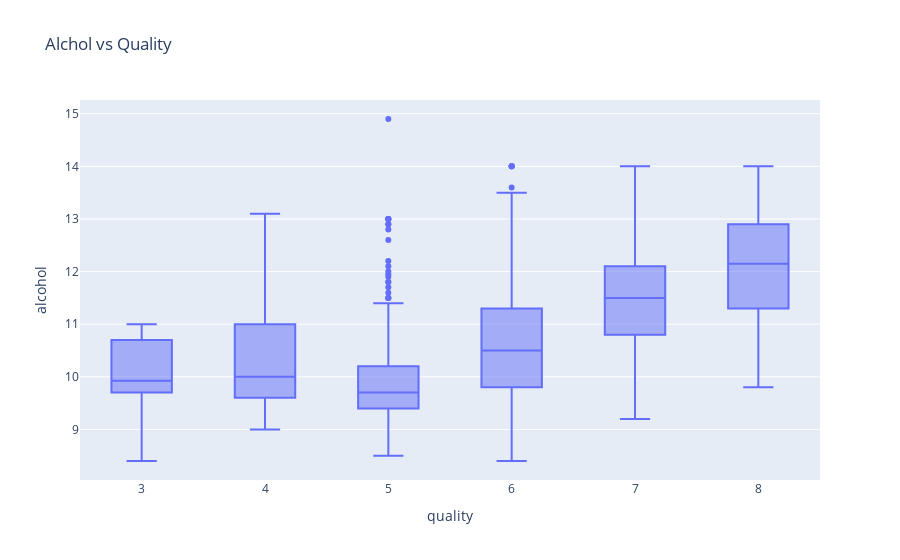

Notebook cell for this chart:
### Markdown cell above
Appears to be a bit skewed but overal, not a huge amount of problems.

### Code cell
px.box(red_wine_data,x="quality",y="alcohol",title="Alchol vs Quality")

### Figure 1 — Plotly figure (JSON) as saved in the notebook; plotly's stock layout.template omitted (floating-point values rounded to 4 significant figures; data arrays with more than 128 entries replaced by an {"elided": "..."} marker saying what was removed)
{"data": [{"alignmentgroup": "True", "hovertemplate": "quality=%{x}<br>alcohol=%{y}<extra></extra>", "legendgroup": "", "marker": {"color": "#636efa"}, "name": "", "notched": false, "offsetgroup": "", "orientation": "v", "showlegend": false, "type": "box", "x": {"elided": "1599 int values"}, "x0": " ", "xaxis": "x", "y": {"elided": "1599 float values"}, "y0": " ", "yaxis": "y"}], "layout": {"boxmode": "group", "legend": {"tracegroupgap": 0}, "title": {"text": "Alchol vs Quality"}, "xaxis": {"anchor": "y", "domain": [0, 1], "title": {"text": "quality"}}, "yaxis": {"anchor": "x", "domain": [0, 1], "title": {"text": "alcohol"}}}}
